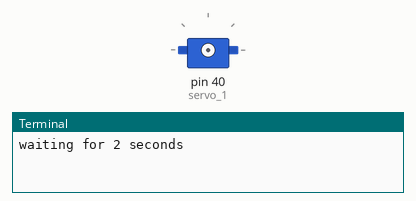
This program was run on a simulated Raspberry Pi (header pin numbers). On the bench: servo, the last lines printed to the terminal. Servo angles are drawn from the pulse width (0.5 ms = 0°, 2.5 ms = 180°). At 17.5 s the program stops and its outputs stay as they are.

Above: at 0.1 s.
At 6.1 s:
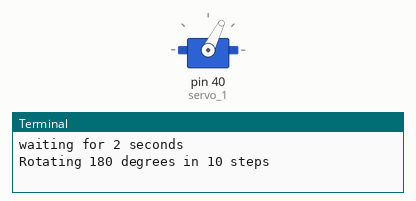
At 12.1 s:
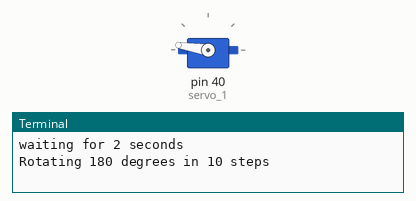
At 15.1 s:
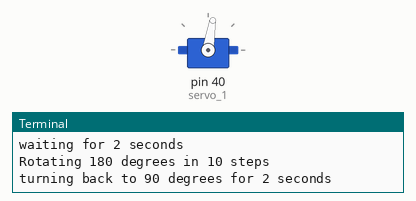
Timing chart, 0 to 18.5 s (numbered marks = the images above):
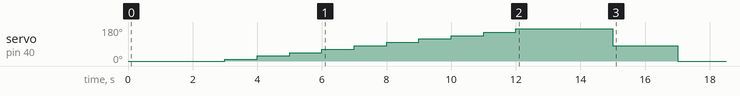

The program:

ServoControl.py
```python
""" read me
    turning off servo is for preventing jitter on cheap servo but it does not give continious torqe to that location
    angle conversion is 2 +(angle/18) for angle between 0 and 180
"""
import RPi.GPIO as GPIO
import time

#set gpio numbering mode
GPIO.setmode(GPIO.BOARD)

#set pin 40 as output and pwm
GPIO.setup(40,GPIO.OUT)
servo_1 = GPIO.PWM(40,50) # pin 40 50 Hz pulse

# Start pwm running but with a value of 0 (pulse off)
servo_1.start(0)
print("waiting for 2 seconds")
time.sleep(2)

#move the servo
print("Rotating 180 degrees in 10 steps")

duty = 2

#duty 2-10 -> 0-180 degrees  duty cycle is just the percenage of time HIGH vs low for a pulse. there is an offset here because servos actually have a threshold pulse for which the pulse must belarger than before it will accept a value.
while duty<=12:
    servo_1.ChangeDutyCycle(duty)
    time.sleep(0.3) # code enhnaces smootheness by giving time to get to locaiton.
    servo_1.ChangeDutyCycle(0) # no pulse stops trying to move it
    time.sleep(0.7)
    duty = duty + 1

time.sleep(2)
print("turning back to 90 degrees for 2 seconds" )
servo_1.ChangeDutyCycle(7)
time.sleep(0.5) # travel time wait
servo_1.ChangeDutyCycle(0)
time.sleep(1.5)

print("Turning back to zero")
servo_1.ChangeDutyCycle(2)
time.sleep(0.5)
servo_1.ChangeDutyCycle(0)

#clean up
servo_1.stop()
GPIO.cleanup()
print("goodbye")
```

Measured:
- by itself, servo on pin 40 (servo_1): rises from 0° to 171° in 9.0 s, then falls to 0° in 5.0 s
